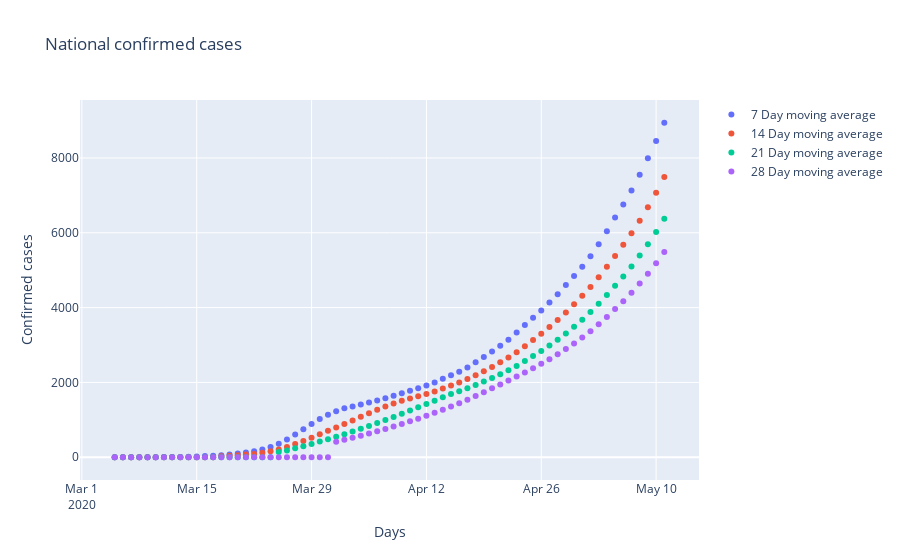
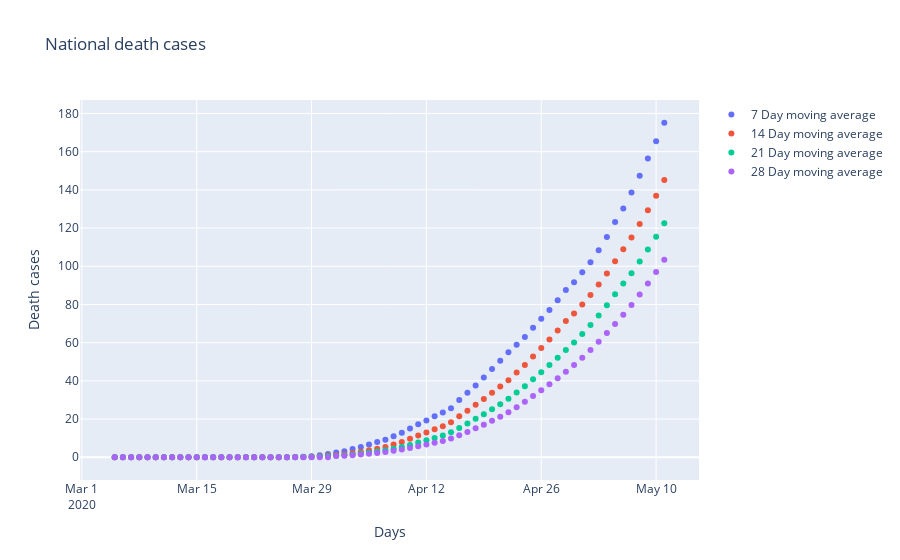
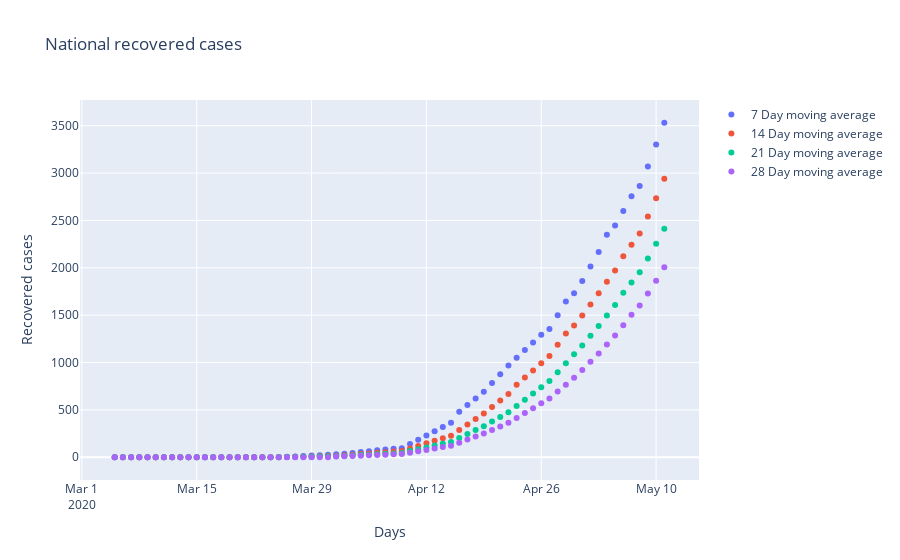

The notebook cell these images were saved under, in order:
### Code cell
# Create traces for confirmed cases
fig = go.Figure()
fig.add_trace(go.Scatter(x=sa_testing['date'], y=sa_testing['confirmed_MA_7'],
                    mode='markers',
                    name='7 Day moving average'))
fig.add_trace(go.Scatter(x=sa_testing['date'], y=sa_testing['confirmed_MA_14'],
                    mode='markers',
                    name='14 Day moving average'))
fig.add_trace(go.Scatter(x=sa_testing['date'], y=sa_testing['confirmed_MA_21'],
                    mode='markers',
                    name='21 Day moving average'))
fig.add_trace(go.Scatter(x=sa_testing['date'], y=sa_testing['confirmed_MA_28'],
                    mode='markers',
                    name='28 Day moving average'))

# Edit the layout
fig.update_layout(title='National confirmed cases',
                   xaxis_title='Days',
                   yaxis_title='Confirmed cases')

fig.show()

# Create traces for death cases
fig = go.Figure()
fig.add_trace(go.Scatter(x=sa_testing['date'], y=sa_testing['death_MA_7'],
                    mode='markers',
                    name='7 Day moving average'))
fig.add_trace(go.Scatter(x=sa_testing['date'], y=sa_testing['death_MA_14'],
                    mode='markers',
                    name='14 Day moving average'))
fig.add_trace(go.Scatter(x=sa_testing['date'], y=sa_testing['death_MA_21'],
                    mode='markers',
                    name='21 Day moving average'))
fig.add_trace(go.Scatter(x=sa_testing['date'], y=sa_testing['death_MA_28'],
                    mode='markers',
                    name='28 Day moving average'))

# Edit the layout
fig.update_layout(title='National death cases',
                   xaxis_title='Days',
                   yaxis_title='Death cases')

fig.show()

# Create traces for recovered cases
fig = go.Figure()
fig.add_trace(go.Scatter(x=sa_testing['date'], y=sa_testing['recoverd_MA_7'],
                    mode='markers',
                    name='7 Day moving average'))
fig.add_trace(go.Scatter(x=sa_testing['date'], y=sa_testing['recoverd_MA_14'],
                    mode='markers',
                    name='14 Day moving average'))
fig.add_trace(go.Scatter(x=sa_testing['date'], y=sa_testing['recoverd_MA_21'],
                    mode='markers',
                    name='21 Day moving average'))
fig.add_trace(go.Scatter(x=sa_testing['date'], y=sa_testing['recoverd_MA_28'],
                    mode='markers',
                    name='28 Day moving average'))

# Edit the layout
fig.update_layout(title='National recovered cases',
                   xaxis_title='Days',
                   yaxis_title='Recovered cases')

fig.show()
